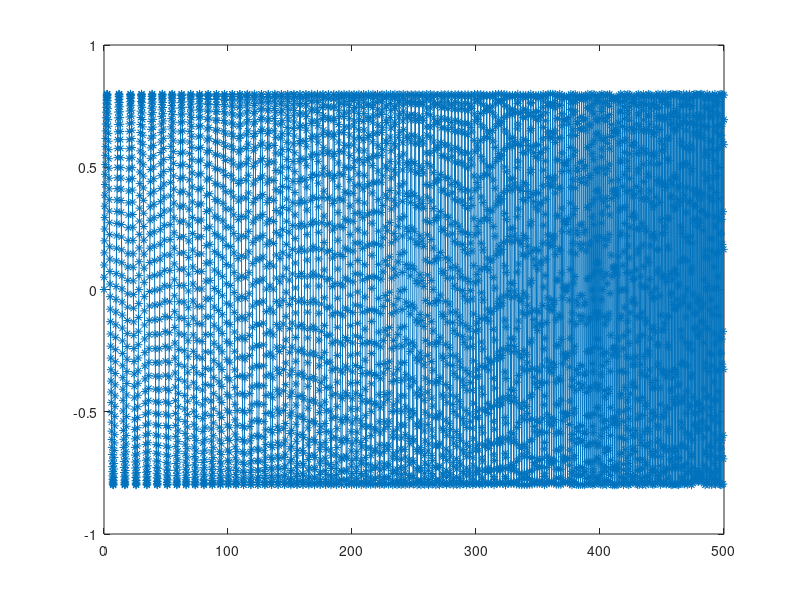

Recreate this plot in MATLAB.
a = 1/10;
b = 1;
start = 0;
slut = 100;
fs = b*10;
t = 0:1/fs:100;
y = 0.79*chirp(t, a, t(end), b,'logarithmic');
plot(t, y, '*-');
%%
fs = 10; % sample rate
f1 = 1/10; % start freq
f2 = 1; % end freq
T = 500; %second run time 
 
w1=2*pi*f1;
w2=2*pi*f2;
t=0:1/fs:(T*fs-1)/fs;
K=T*w1/log(w2/w1);
L=T/log(w2/w1);
sweep=0.799760*sin(K.*(exp(t./L)-1)); %sweep data set
csvwrite('newFreqSweep500S10SAMPLEFREQ_ONETEENTHtoONE.csv',sweep);
plot(t,sweep,'*-')